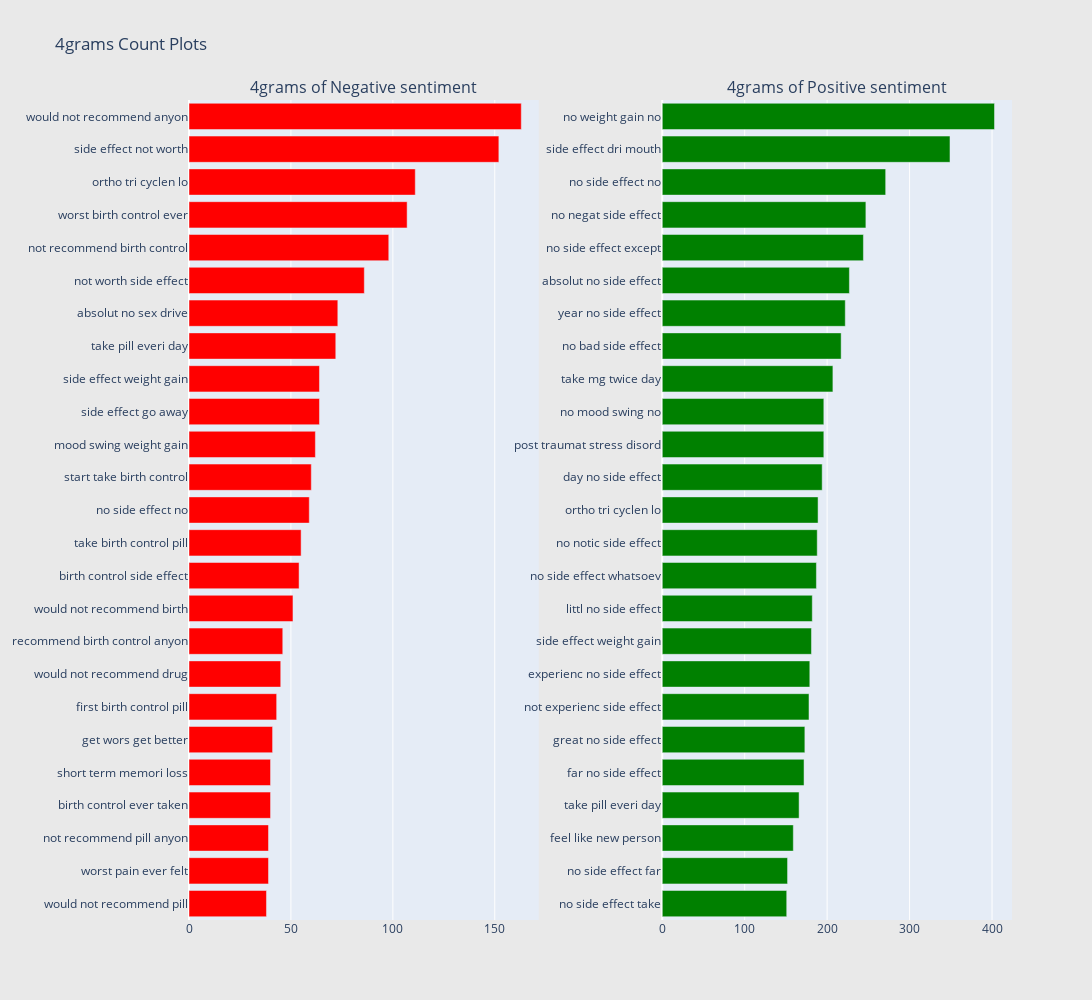

This figure's notebook cell:
### Code cell
freq_dict = defaultdict(int)
for sent in df_negative["review_clean"]:
    for word in generate_ngrams(sent,4):
        freq_dict[word] += 1
fd_sorted = pd.DataFrame(sorted(freq_dict.items(), key=lambda x: x[1])[::-1])
fd_sorted.columns = ["word", "wordcount"]
trace1 = horizontal_bar_chart(fd_sorted.head(25), 'red')

freq_dict = defaultdict(int)
for sent in df_positive["review_clean"]:
    for word in generate_ngrams(sent,4):
        freq_dict[word] += 1
fd_sorted = pd.DataFrame(sorted(freq_dict.items(), key=lambda x: x[1])[::-1])
fd_sorted.columns = ["word", "wordcount"]
trace2 = horizontal_bar_chart(fd_sorted.head(25), 'green')

# Creating two subplots
fig = tools.make_subplots(rows=1, cols=2, vertical_spacing=0.04,horizontal_spacing=0.15,
                          subplot_titles=["4grams of Negative sentiment", 
                                          "4grams of Positive sentiment"])
fig.append_trace(trace1, 1, 1)
fig.append_trace(trace2, 1, 2)
fig['layout'].update(height=1000, width=1200, paper_bgcolor='rgb(233,233,233)', title="4grams Count Plots")
py.iplot(fig, filename='word-plots')

### Figure 1 — Plotly figure (JSON) as saved in the notebook; plotly's stock layout.template omitted (floating-point values rounded to 4 significant figures)
{"data": [{"marker": {"color": "red"}, "orientation": "h", "showlegend": false, "type": "bar", "x": [38, 39, 39, 40, 40, 41, 43, 45, 46, 51, 54, 55, 59, 60, 62, 64, 64, 72, 73, 86, 98, 107, 111, 152, 163], "xaxis": "x", "y": ["would not recommend pill", "worst pain ever felt", "not recommend pill anyon", "birth control ever taken", "short term memori loss", "get wors get better", "first birth control pill", "would not recommend drug", "recommend birth control anyon", "would not recommend birth", "birth control side effect", "take birth control pill", "no side effect no", "start take birth control", "mood swing weight gain", "side effect go away", "side effect weight gain", "take pill everi day", "absolut no sex drive", "not worth side effect", "not recommend birth control", "worst birth control ever", "ortho tri cyclen lo", "side effect not worth", "would not recommend anyon"], "yaxis": "y"}, {"marker": {"color": "green"}, "orientation": "h", "showlegend": false, "type": "bar", "x": [151, 152, 159, 166, 172, 173, 178, 179, 181, 182, 187, 188, 189, 194, 196, 196, 207, 217, 222, 227, 244, 247, 271, 349, 403], "xaxis": "x2", "y": ["no side effect take", "no side effect far", "feel like new person", "take pill everi day", "far no side effect", "great no side effect", "not experienc side effect", "experienc no side effect", "side effect weight gain", "littl no side effect", "no side effect whatsoev", "no notic side effect", "ortho tri cyclen lo", "day no side effect", "post traumat stress disord", "no mood swing no", "take mg twice day", "no bad side effect", "year no side effect", "absolut no side effect", "no side effect except", "no negat side effect", "no side effect no", "side effect dri mouth", "no weight gain no"], "yaxis": "y2"}], "layout": {"annotations": [{"font": {"size": 16}, "showarrow": false, "text": "4grams of Negative sentiment", "x": 0.2125, "xanchor": "center", "xref": "paper", "y": 1, "yanchor": "bottom", "yref": "paper"}, {"font": {"size": 16}, "showarrow": false, "text": "4grams of Positive sentiment", "x": 0.7875, "xanchor": "center", "xref": "paper", "y": 1, "yanchor": "bottom", "yref": "paper"}], "height": 1000, "paper_bgcolor": "rgb(233,233,233)", "title": {"text": "4grams Count Plots"}, "width": 1200, "xaxis": {"anchor": "y", "domain": [0, 0.425]}, "xaxis2": {"anchor": "y2", "domain": [0.575, 1]}, "yaxis": {"anchor": "x", "domain": [0, 1]}, "yaxis2": {"anchor": "x2", "domain": [0, 1]}}}
